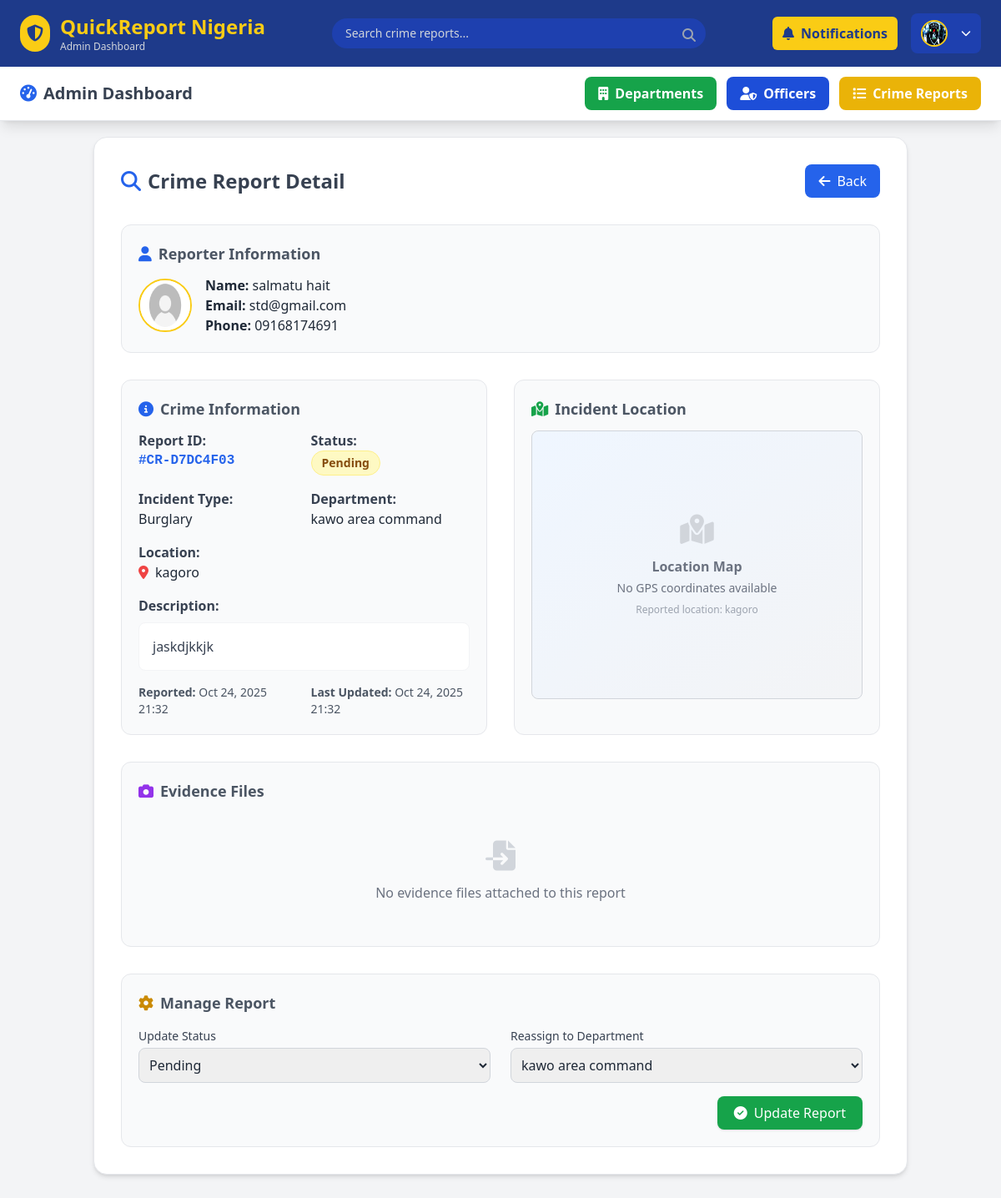
/crime-detail/25/ (signed in), run on the app's committed database.
### crime_app/models.py (models this page shows, shortened)
class CrimeReport(models.Model):
    STATUS_CHOICES = (
        ('Pending', 'Pending'),
        ('Investigating', 'Investigating'),
        ('Resolved', 'Resolved'),
        ('Dismissed', 'Dismissed')
    )
    PRIORITY_CHOICES = (
        ('Low', 'Low'),
        ('Medium', 'Medium'),
        ('High', 'High'),
        ('Emergency', 'Emergency')
    )
    INCIDENT_TYPES = [
        ('CR-TEMP', 'CR-TEMP'),
        ('ASSAULT', 'Assault'),
        ('BURGLARY', 'Burglary'),
        ('THEFT', 'Theft'),
        ('ROBBERY', 'Robbery'),
        ('VANDALISM', 'Vandalism'),
        ('FRAUD', 'Fraud'),
        ('CYBERCRIME', 'Cyber Crime'),
        ('DRUG_OFFENSE', 'Drug Offense'),
        ('TRAFFIC_ACCIDENT', 'Traffic Accident'),
        ('DOMESTIC_VIOLENCE', 'Domestic Violence'),
        ('HARASSMENT', 'Harassment'),
        ('OTHER', 'Other'),
    ]
    report_id = models.CharField(max_length=12, unique=True, editable=False)
    reporter = models.ForeignKey(User, on_delete=models.SET_NULL, null=True, blank=True, related_name='reports')
    department = models.ForeignKey(Department, on_delete=models.SET_NULL, null=True, blank=True)
    title = models.CharField(max_length=200)
    description = models.TextField()
    location = models.CharField(max_length=255)
    latitude = models.FloatField(null=True, blank=True)
    longitude = models.FloatField(null=True, blank=True)
    incident_type = models.CharField(max_length=50, choices=INCIDENT_TYPES)
    priority = models.CharField(max_length=20, choices=PRIORITY_CHOICES, default='Medium')
    evidence_image = models.ImageField(upload_to='evidence/images/%Y/%m/%d/', null=True, blank=True)
    evidence_video = models.FileField(upload_to='evidence/videos/%Y/%m/%d/', null=True, blank=True)
    evidence_audio = models.FileField(upload_to='evidence/audio/%Y/%m/%d/', null=True, blank=True)
    date_reported = models.DateTimeField(auto_now_add=True)
    date_updated = models.DateTimeField(auto_now=True)
    status = models.CharField(max_length=20, choices=STATUS_CHOICES, default='Pending')
    class Meta:
        ordering = ['-date_reported']
        indexes = [
            models.Index(fields=['status', 'date_reported']),
            models.Index(fields=['reporter', 'date_reported']),
            models.Index(fields=['department', 'date_reported']),
        ]
        verbose_name = "Crime Report"
        verbose_name_plural = "Crime Reports"

class User(AbstractUser):
    ROLE_CHOICES = (
        ('admin', 'Super Admin'),
        ('officer', 'Officer'),
        ('citizen', 'Citizen'),
    )
    role = models.CharField(max_length=20, choices=ROLE_CHOICES, default='citizen')
    phone = models.CharField(max_length=20, blank=True, null=True)
    address = models.TextField(blank=True, null=True)
    is_active = models.BooleanField(default=True)

class Department(models.Model):
    name = models.CharField(max_length=100, unique=True)
    location = models.CharField(max_length=150)
    contact_number = models.CharField(max_length=20, blank=True, null=True)
    established_date = models.DateField(blank=True, null=True)
    is_active = models.BooleanField(default=True)

### crime_app/views.py (the view)
# urls.py: path('crime-detail/<int:pk>', views.crime_detail, name="crime-detail"),
def crime_detail(request, pk):
    if not request.user.is_authenticated or (not request.user.is_superuser and getattr(request.user, 'role', None) != 'admin'):
        messages.error(request, "Access denied. Admin privileges required.")
        return redirect('my-login')
    report = get_object_or_404(CrimeReport, id=pk)
    departments = Department.objects.all()
    return render(request, 'crime_app/adminPage/crime-detail.html', {
        'report': report,
        'departments': departments
    })

### crime_app/context_processors.py (called while the page is built)
def officer_notifications(request):
    if request.user.is_authenticated and hasattr(request.user, 'officer'):
        officer = request.user.officer
        unread_count = officer.notifications.filter(is_read=False).count()
        recent_notifications = officer.notifications.order_by('-created_at')[:5]
    else:
        unread_count = 0
        recent_notifications = []
    return {
        'unread_count': unread_count,
        'recent_notifications': recent_notifications,
    }

### crime_app/templates/crime_app/adminPage/crime-detail.html (shortened to what this page needs)
{% extends "crime_app/adminPage/base.html" %}
{% load static %}
{% block content %}
<div class="bg-white p-8 rounded-2xl shadow-md border border-gray-200 space-y-8">
  <div class="flex items-center justify-between">
    <h1 class="text-2xl font-bold text-gray-700 flex items-center">
      <i class="fas fa-search text-blue-600 mr-2"></i>
      Crime Report Detail
    </h1>
    <a href="{{ request.META.HTTP_REFERER }}"
       class="bg-blue-600 hover:bg-blue-700 text-white px-4 py-2 rounded-lg transition flex items-center">
       <i class="fas fa-arrow-left mr-2"></i>Back
    </a>
  </div>
  <div class="bg-gray-50 p-5 rounded-xl border border-gray-200">
    <h2 class="text-lg font-semibold text-gray-600 mb-3 flex items-center">
      <i class="fas fa-user text-blue-600 mr-2"></i>
      Reporter Information
    </h2>
    <div class="flex items-center space-x-4">
      {% if report.reporter and report.reporter.officer.profile_picture %}
        <img src="{{ report.reporter.officer.profile_picture.url }}"
             alt="Reporter Photo"
             class="w-16 h-16 rounded-full border-2 border-yellow-400 object-cover">
      {% else %}
        <img src="{% static 'images/dummy_user.png' %}"
             alt="Reporter"
             class="w-16 h-16 rounded-full border-2 border-yellow-400">
      {% endif %}
      <div>
        <p><strong>Name:</strong> {{ report.reporter.get_full_name}}</p>
        <p><strong>Email:</strong> {{ report.reporter.email|default:"Not provided" }}</p>
        <p><strong>Phone:</strong> {{ report.reporter.phone|default:"Not provided" }}</p>
      </div>
    </div>
  </div>
  <div class="grid grid-cols-1 lg:grid-cols-2 gap-8">
    <div class="bg-gray-50 p-5 rounded-xl border border-gray-200">
      <h2 class="text-lg font-semibold text-gray-600 mb-3 flex items-center">
        <i class="fas fa-info-circle text-blue-600 mr-2"></i>
        Crime Information
      </h2>
      <div class="space-y-4">
        <div class="grid grid-cols-1 md:grid-cols-2 gap-4">
          <div>
            <p><strong class="text-gray-700">Report ID:</strong></p>
            <p class="text-blue-600 font-mono font-bold">#{{ report.report_id }}</p>
          </div>
          <div>
            <p><strong class="text-gray-700">Status:</strong></p>
            <span class="inline-flex items-center px-3 py-1 rounded-full text-sm font-semibold
              {% if report.status == 'Pending' %}bg-yellow-100 text-yellow-800 border border-yellow-200
              {% elif report.status == 'Resolved' %}bg-green-100 text-green-800 border border-green-200
              {% elif report.status == 'Investigating' %}bg-blue-100 text-blue-800 border border-blue-200
              {% else %}bg-gray-100 text-gray-800 border border-gray-200{% endif %}">
              {{ report.status }}
            </span>
          </div>
        </div>
        <div class="grid grid-cols-1 md:grid-cols-2 gap-4">
          <div>
            <p><strong class="text-gray-700">Incident Type:</strong></p>
            <p class="text-gray-800">{{ report.incident_type|title }}</p>
          </div>
          <div>
            <p><strong class="text-gray-700">Department:</strong></p>
            <p class="text-gray-800">{{ report.department.name|default:"Unassigned" }}</p>
          </div>
        </div>
        <div>
          <p><strong class="text-gray-700">Location:</strong></p>
          <p class="text-gray-800 flex items-center">
            <i class="fas fa-map-marker-alt text-red-500 mr-2"></i>
            {{ report.location }}
          </p>
        </div>
        <div>
          <p><strong class="text-gray-700">Description:</strong></p>
          <div class="text-gray-700 bg-white p-4 rounded-lg border border-gray-100 mt-2">
            {{ report.description|linebreaks }}
          </div>
        </div>
        <div class="grid grid-cols-1 md:grid-cols-2 gap-4 text-sm text-gray-600">
          <div>
            <p><strong>Reported:</strong> {{ report.date_reported|date:"M d, Y H:i" }}</p>
          </div>
          <div>
            <p><strong>Last Updated:</strong> {{ report.date_updated|date:"M d, Y H:i" }}</p>
          </div>
        </div>
      </div>
    </div>
    <div class="bg-gray-50 p-5 rounded-xl border border-gray-200">
      <h2 class="text-lg font-semibold text-gray-600 mb-3 flex items-center">
        <i class="fas fa-map-marked-alt text-green-600 mr-2"></i>
        Incident Location
      </h2>
      <div id="mapContainer" class="rounded-lg overflow-hidden border border-gray-300 bg-gray-100">
        {% if report.latitude and report.longitude %}
          <div id="map" class="w-full h-80 rounded-lg"></div>
          <div class="p-3 bg-white border-t border-gray-200">
            <p class="text-sm text-gray-600 flex items-center justify-between">
              <span>
                <i class="fas fa-crosshairs text-red-500 mr-1"></i>
                Exact GPS Location Available
              </span>
              <span class="text-xs font-mono">
                {{ report.latitude|floatformat:6 }}, {{ report.longitude|floatformat:6 }}
              </span>
            </p>
          </div>
        {% else %}
          <div class="w-full h-80 bg-gradient-to-br from-blue-50 to-gray-100 flex items-center justify-center rounded-lg">
            <div class="text-center text-gray-500">
              <i class="fas fa-map-marked-alt text-4xl mb-3 text-gray-300"></i>
              <p class="font-semibold">Location Map</p>
              <p class="text-sm mt-1">No GPS coordinates available</p>
              <p class="text-xs mt-2 text-gray-400">Reported location: {{ report.location }}</p>
            </div>
          </div>
        {% endif %}
      </div>
    </div>
  </div>
  <div class="bg-gray-50 p-5 rounded-xl border border-gray-200">
    <h2 class="text-lg font-semibold text-gray-600 mb-3 flex items-center">
      <i class="fas fa-camera text-purple-600 mr-2"></i>
      Evidence Files
    </h2>
    {% if not report.evidence_image and not report.evidence_video and not report.evidence_audio %}
    <div class="text-center py-8 text-gray-500">
      <i class="fas fa-file-import text-4xl mb-3 text-gray-300"></i>
      <p>No evidence files attached to this report</p>
    </div>
    {% endif %}
  </div>
  <div class="bg-gray-50 p-5 rounded-xl border border-gray-200">
    <h2 class="text-lg font-semibold text-gray-600 mb-3 flex items-center">
      <i class="fas fa-cog text-yellow-600 mr-2"></i>
      Manage Report
    </h2>
    <form method="POST" action="{% url 'update-report-status' report.id %}" class="space-y-4">
      <div class="grid md:grid-cols-2 gap-6">
        <div>
          <label class="block text-sm font-medium text-gray-700 mb-1">Update Status</label>
          <select name="status" class="border border-gray-300 rounded-lg p-2 w-full focus:ring-2 focus:ring-blue-500 focus:border-blue-500">
            <option value="Pending" {% if report.status == "Pending" %}selected{% endif %}>Pending</option>
          </select>
        </div>
        <div>
          <label class="block text-sm font-medium text-gray-700 mb-1">Reassign to Department</label>
          <select name="department" class="border border-gray-300 rounded-lg p-2 w-full focus:ring-2 focus:ring-blue-500 focus:border-blue-500">
            {% for dept in departments %}
            <option value="{{ dept.id }}" {% if report.department and report.department.id == dept.id %}selected{% endif %}>
              {{ dept.name }}
            </option>
            {% endfor %}
          </select>
        </div>
      </div>
      <div class="flex justify-end mt-4">
        <button type="submit"
                class="bg-green-600 hover:bg-green-700 text-white px-5 py-2 rounded-lg shadow transition flex items-center">
          <i class="fas fa-check-circle mr-2"></i>Update Report
        </button>
      </div>
    </form>
  </div>
</div>
<link rel="stylesheet" href="https://unpkg.com/leaflet@1.9.4/dist/leaflet.css" />
{% endblock %}

### crime_app/templates/crime_app/adminPage/base.html (style rules this page uses)
body { padding-top: 140px; }

### data on the page
CrimeReport: reporter.get_full_name "salmatu hait", reporter.email "std@gmail.com", reporter.phone "09168174691", report_id "CR-D7DC4F03", status "Pending", incident_type "Burglary", department.name "kawo area command", location "kagoro", description "jaskdjkkjk", date_reported "Oct 24, 2025 21:32", date_updated "Oct 24, 2025 21:32", department "kawo area command"
